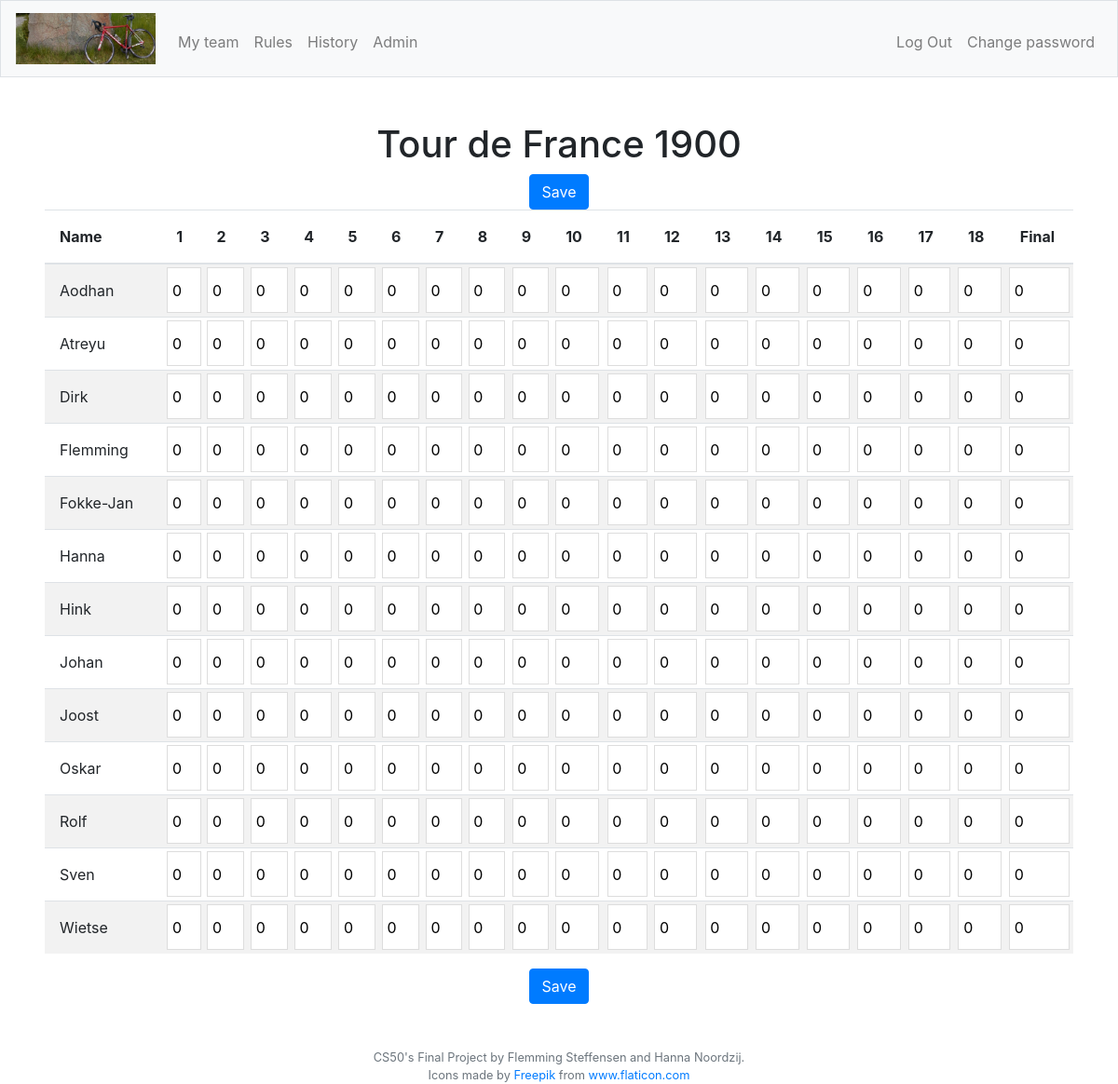
Screenshot of /points?activecomp=22 (signed in) with the database file from the repository.
### tables this page shows
CREATE TABLE "competitions" (
	"id"	INTEGER NOT NULL UNIQUE,
	"racetype_id"	INTEGER NOT NULL,
	"year"	TEXT NOT NULL,
	"startdate"	TEXT NOT NULL,
	"reg_active"	INTEGER NOT NULL,
	"reg_stop"	TEXT NOT NULL,
	"racedays"	INTEGER NOT NULL,
	"total_price"	INTEGER NOT NULL DEFAULT 0,
	"min_outsider"	INTEGER NOT NULL DEFAULT 0,
	PRIMARY KEY("id" AUTOINCREMENT),
	FOREIGN KEY("racetype_id") REFERENCES "racetypes"("id")
);

CREATE TABLE "riders" (
	"id"	INTEGER NOT NULL UNIQUE,
	"comp_id"	INTEGER NOT NULL,
	"rider"	TEXT NOT NULL,
	"nationality"	TEXT NOT NULL,
	"rides_for"	TEXT NOT NULL,
	"price"	INTEGER NOT NULL DEFAULT 0,
	"DNF"	INTEGER NOT NULL DEFAULT 0,
	"outsider"	INTEGER NOT NULL DEFAULT 1,
	PRIMARY KEY("id" AUTOINCREMENT),
	FOREIGN KEY("comp_id") REFERENCES "competitions"("id")
);

### app.py (the view)
@app.route("/points")
@login_required
def points():
    role = getRole()
    compid = request.args.get('activecomp', None)
    comps = db.execute("SELECT id, racetype_id, year FROM competitions WHERE id = :compid", compid=compid)
    riderpoints = db.execute("SELECT ri.id, ri.rider, po.day1, po.day2, po.day3, po.day4, po.day5, po.day6, po.day7, po.day8, po.day9, po.day10, po.day11, po.day12, po.day13, po.day14, po.day15, po.day16, po.day17, po.day18, po.day19, po.day20, po.day21, po.day22, po.day23, po.day24, po.day25, po.day26, po.day27, po.day28, po.day29, po.day30, po.final FROM riders ri LEFT JOIN points po ON po.rider_id = ri.id WHERE ri.comp_id = :compid ORDER BY ri.rider ASC", compid=compid)
    daysInComp = db.execute("SELECT racedays FROM competitions WHERE id = :compid", compid=compid)
    return render_template("points.html", role=role, riderpoints=riderpoints, daysInComp=daysInComp, compid=compid, comps=comps)

### app.py (called while the page is built)
@app.after_request
def after_request(response):
    response.headers["Cache-Control"] = "no-cache, no-store, must-revalidate"
    response.headers["Expires"] = 0
    response.headers["Pragma"] = "no-cache"
    return response

### helpers.py (called while the page is built)
def login_required(f):
    @wraps(f)
    def decorated_function(*args, **kwargs):
        if session.get("user_id") is None:
            return redirect("/login")
        return f(*args, **kwargs)
    return decorated_function

def getRole():
    role = db.execute("SELECT role FROM users WHERE id = :userid", userid=session["user_id"])
    role2 = role[0]["role"]
    return role2

### templates/points.html (shortened to what this page needs)
{% extends "layout.html" %}
{% block adminNav %}
    {% if role == 2 %}
        <li class="nav-item"><a class="nav-link" href="/admin">Admin</a></li>
    {% endif %}
{% endblock %}
{% block main %}
    {% if daysInComp %}
        {% for comp in comps %}
            <div>
                {% if comp.racetype_id == 1 %}
                    <h1 class="">Tour de France {{comp.year}}</h1>
                {% elif comp.racetype_id == 2 %}
                    <h1 class="">Giro d'Italia {{comp.year}}</h1>
                {% elif comp.racetype_id == 3 %}
                    <h1 class="">Vuelta a España {{comp.year}}</h1>
                {% else %}
                    <h1 class="">Unknown competition</h1>
                {% endif %}
            </div>
        {% endfor %}
        <form id="updatePoints" action="/updatePoints" method="post">
            <button class="btn btn-primary" type="submit">Save</button>
            <table class="table table-striped table-sm ptable">
                <thead>
                    <tr>
                        <th class="pname">Name</th>
                        {% for number in range(daysInComp[0]["racedays"]) %}
                        <th>{{number + 1}}</th>
                        {% endfor %}
                        <th class="">Final</th>
                    </tr>
                </thead>
                <tbody>
                    {% for rider in riderpoints %}
                        <tr>
                            <td class="pname" style="white-space: nowrap;">{{rider.rider}}</td>
                            {% for number in range(daysInComp[0]["racedays"]) %}
                            {% set day = "day" ~ (number+1)%}
                                {% if rider[day] %}
                                    <td><input class="points" type="number" name="{{rider.id}} {{number+1}}" value="{{rider[day]}}"></td>
                                {% else %}
                                    <td><input class="points" type="number" name="{{rider.id}} {{number+1}}" value="0"></td>
                                {% endif %}
                            {% endfor %}
                            {% if rider["final"] %}
                                <td><input class="points" type="number" name="{{rider.id}}final" value="{{rider.final}}"></td>
                            {% else %}
                                <td><input class="points" type="number" name="{{rider.id}}final" value="0"></td>
                            {% endif %}
                        </tr>
                    {% endfor %}
                </tbody>
            </table>
            <button class="btn btn-primary" type="submit">Save</button>
        </form>
    {% endif %}
{% endblock %}

### static/styles.css (style rules this page uses)
td { position: relative; }
input[type="number"].points, textarea { position: absolute; top: 0; bottom: 0; left: 0; right: 0; resize: none; width: 85%; padding: 0.3rem; margin: 0.2rem 0.5rem; border: 1px solid #ddd; }
.pname { text-align: left; }
.ptable.table-sm td, .ptable.table-sm th { padding: 1.0rem; }
input[type="number"] { -moz-appearance: textfield; }

### rows the page displays
competitions: year "1900"
riders: rider "Aodhan"
riders: rider "Atreyu"
riders: rider "Dirk"
riders: rider "Flemming"
riders: rider "Fokke-Jan"
riders: rider "Hanna"
riders: rider "Hink"
riders: rider "Johan"
riders: rider "Joost"
riders: rider "Oskar"
riders: rider "Rolf"
riders: rider "Sven"
riders: rider "Wietse"

### other values shown
{{ number + 1 }} "1" "2" "3" "4" "5" "6" "7" "8" "9" "10" "11" "12" "13" "14" "15" "16" "17" "18"
